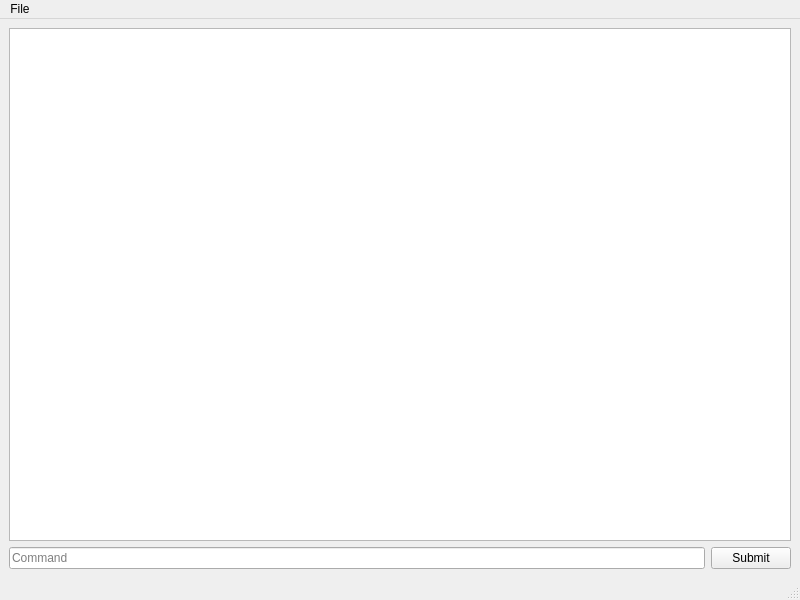
<?xml version="1.0" encoding="UTF-8"?>
<ui version="4.0">
 <class>MainWindow</class>
 <widget class="QMainWindow" name="MainWindow">
  <property name="geometry">
   <rect>
    <x>0</x>
    <y>0</y>
    <width>800</width>
    <height>600</height>
   </rect>
  </property>
  <property name="windowTitle">
   <string>MyApp</string>
  </property>
  <widget class="QWidget" name="centralwidget">
   <layout class="QGridLayout" name="gridLayout">
    <item row="0" column="0">
     <layout class="QVBoxLayout" name="verticalLayout">
      <item>
       <widget class="QPlainTextEdit" name="display"/>
      </item>
      <item>
       <layout class="QHBoxLayout" name="horizontalLayout">
        <item>
         <widget class="QLineEdit" name="lineEdit">
          <property name="placeholderText">
           <string>Command</string>
          </property>
         </widget>
        </item>
        <item>
         <widget class="QPushButton" name="pushButton">
          <property name="text">
           <string>Submit</string>
          </property>
         </widget>
        </item>
       </layout>
      </item>
     </layout>
    </item>
   </layout>
  </widget>
  <widget class="QMenuBar" name="menubar">
   <property name="geometry">
    <rect>
     <x>0</x>
     <y>0</y>
     <width>800</width>
     <height>22</height>
    </rect>
   </property>
   <widget class="QMenu" name="menuFile">
    <property name="title">
     <string>File</string>
    </property>
    <addaction name="actionQuit"/>
   </widget>
   <addaction name="menuFile"/>
  </widget>
  <widget class="QStatusBar" name="statusbar"/>
  <action name="actionQuit">
   <property name="text">
    <string>Quit</string>
   </property>
  </action>
 </widget>
 <resources/>
 <connections/>
</ui>
